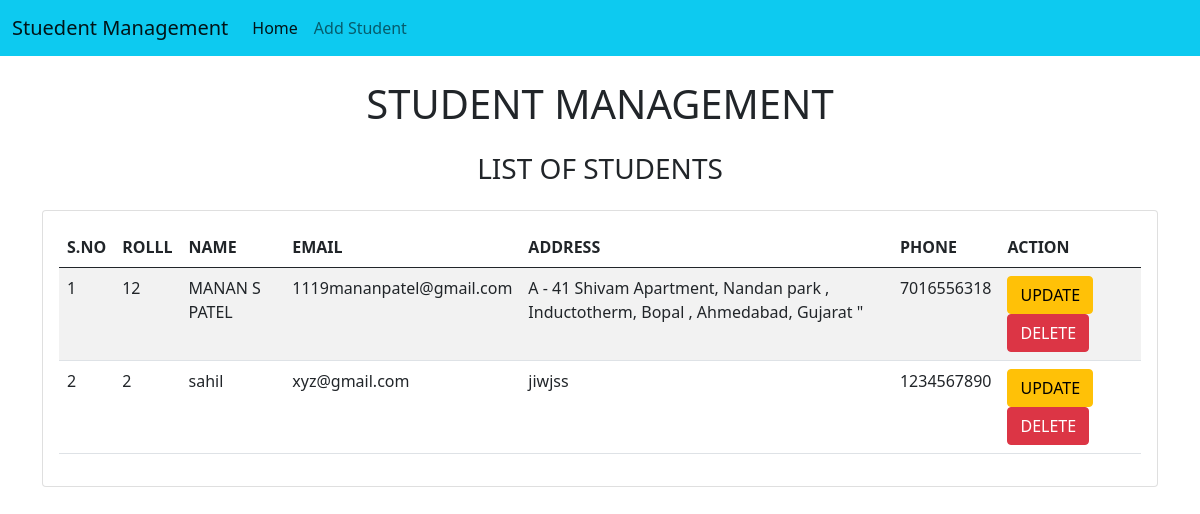
The page / on the database its author committed.
### myapp/models.py (models this page shows)
class Student(models.Model):
    roll = models.CharField(max_length=100)
    name = models.CharField(max_length=50)
    email = models.EmailField()
    address = models.TextField()
    phone = models.IntegerField()

### myapp/views.py (the view)
# urls.py: path('',views.home,name="home"),
def home(request):
    std = Student.objects.all()
    return render(request,"home.html",{'std':std})

### myapp/templates/home.html (shortened to what this page needs)
<!doctype html>
<html lang="en">
<head>
  <link href="https://cdn.jsdelivr.net/npm/bootstrap@5.0.2/dist/css/bootstrap.min.css" rel="stylesheet"
>
  {% load static %}
</head>
<body>
  {% include 'navbar.html' %}
  <h1 class="text-center my-4">STUDENT MANAGEMENT</h1>
  <h3 class="text-center my-4">LIST OF STUDENTS</h3>
  <div class="container">
    <div class="row">
      <div class="col-md-12">
        <div class="card">
          <div class="card-body">
            <table class="table table-striped">
              <thead>
                <tr>
                  <th>S.NO</th>
                  <th>ROLLL</th>
                  <th>NAME</th>
                  <th>EMAIL</th>
                  <th>ADDRESS</th>
                  <th>PHONE</th>
                  <th>ACTION</th>
                </tr>
              </thead>
              <tbody>
                {% for s in std %}
                <tr>
                  <td>{{forloop.counter}}</td>
                  <td>{{s.roll}}</td>
                  <td>{{s.name}}</td>
                  <td>{{s.email}}</td>
                  <td>{{s.address}}</td>
                  <td>{{s.phone}}</td>
                  <td>
                    <a href="update/{{s.id}}" class="btn btn-warning md-sm">UPDATE</a>
                    <a href="delete/{{s.id}}" class="btn btn-danger md-sm">DELETE</a>
                  </td>
                </tr>
                {% endfor %}
              </tbody>
            </table>
          </div>
        </div>
      </div>
    </div>
  </div>
</body>
</html>

### myapp/templates/navbar.html (shortened to what this page needs)
<nav class="navbar navbar-expand-lg navbar-light bg-info">
  <div class="container-fluid">
    <a class="navbar-brand" href="{% url 'home' %}">Stuedent Management</a>
    <div class="collapse navbar-collapse" id="navbarSupportedContent">
      <ul class="navbar-nav me-auto mb-2 mb-lg-0">
        <li class="nav-item">
          <a class="nav-link active" aria-current="page" href="{% url 'home' %}">Home</a>
        </li>
        <li class="nav-item">
          <a class="nav-link" href="{% url 'addstd' %}">Add Student</a>
        </li>
      </ul>
    </div>
  </div>
</nav>

### rows shown on the page
Student: roll "12", name "MANAN S PATEL", email "1119mananpatel@gmail.com", address "A - 41 Shivam Apartment, Nandan park , Inductotherm, Bopal , Ahmedabad, Gujarat \"", phone "7016556318"
Student: roll "2", name "sahil", email "xyz@gmail.com", address "jiwjss", phone "1234567890"
